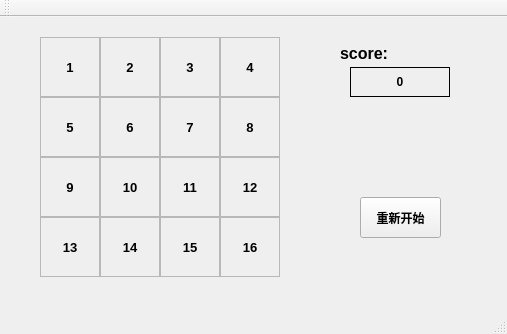
<?xml version="1.0" encoding="UTF-8"?>
<ui version="4.0">
 <class>MainWindow</class>
 <widget class="QMainWindow" name="MainWindow">
  <property name="geometry">
   <rect>
    <x>0</x>
    <y>0</y>
    <width>507</width>
    <height>334</height>
   </rect>
  </property>
  <property name="font">
   <font>
    <weight>75</weight>
    <bold>true</bold>
   </font>
  </property>
  <property name="windowTitle">
   <string>MainWindow</string>
  </property>
  <widget class="QWidget" name="centralWidget">
   <widget class="QLabel" name="label1">
    <property name="geometry">
     <rect>
      <x>40</x>
      <y>20</y>
      <width>60</width>
      <height>60</height>
     </rect>
    </property>
    <property name="minimumSize">
     <size>
      <width>60</width>
      <height>60</height>
     </size>
    </property>
    <property name="font">
     <font>
      <pointsize>10</pointsize>
     </font>
    </property>
    <property name="frameShape">
     <enum>QFrame::StyledPanel</enum>
    </property>
    <property name="text">
     <string>1</string>
    </property>
    <property name="alignment">
     <set>Qt::AlignCenter</set>
    </property>
   </widget>
   <widget class="QLabel" name="label2">
    <property name="geometry">
     <rect>
      <x>100</x>
      <y>20</y>
      <width>60</width>
      <height>60</height>
     </rect>
    </property>
    <property name="minimumSize">
     <size>
      <width>60</width>
      <height>60</height>
     </size>
    </property>
    <property name="font">
     <font>
      <pointsize>10</pointsize>
     </font>
    </property>
    <property name="frameShape">
     <enum>QFrame::StyledPanel</enum>
    </property>
    <property name="text">
     <string>2</string>
    </property>
    <property name="alignment">
     <set>Qt::AlignCenter</set>
    </property>
   </widget>
   <widget class="QLabel" name="label3">
    <property name="geometry">
     <rect>
      <x>160</x>
      <y>20</y>
      <width>60</width>
      <height>60</height>
     </rect>
    </property>
    <property name="minimumSize">
     <size>
      <width>60</width>
      <height>60</height>
     </size>
    </property>
    <property name="font">
     <font>
      <pointsize>10</pointsize>
     </font>
    </property>
    <property name="frameShape">
     <enum>QFrame::StyledPanel</enum>
    </property>
    <property name="text">
     <string>3</string>
    </property>
    <property name="alignment">
     <set>Qt::AlignCenter</set>
    </property>
   </widget>
   <widget class="QLabel" name="label4">
    <property name="geometry">
     <rect>
      <x>220</x>
      <y>20</y>
      <width>60</width>
      <height>60</height>
     </rect>
    </property>
    <property name="minimumSize">
     <size>
      <width>60</width>
      <height>60</height>
     </size>
    </property>
    <property name="font">
     <font>
      <pointsize>10</pointsize>
     </font>
    </property>
    <property name="frameShape">
     <enum>QFrame::StyledPanel</enum>
    </property>
    <property name="text">
     <string>4</string>
    </property>
    <property name="alignment">
     <set>Qt::AlignCenter</set>
    </property>
   </widget>
   <widget class="QLabel" name="label5">
    <property name="geometry">
     <rect>
      <x>40</x>
      <y>80</y>
      <width>60</width>
      <height>60</height>
     </rect>
    </property>
    <property name="minimumSize">
     <size>
      <width>60</width>
      <height>60</height>
     </size>
    </property>
    <property name="font">
     <font>
      <pointsize>10</pointsize>
     </font>
    </property>
    <property name="frameShape">
     <enum>QFrame::StyledPanel</enum>
    </property>
    <property name="text">
     <string>5</string>
    </property>
    <property name="alignment">
     <set>Qt::AlignCenter</set>
    </property>
   </widget>
   <widget class="QLabel" name="label6">
    <property name="geometry">
     <rect>
      <x>100</x>
      <y>80</y>
      <width>60</width>
      <height>60</height>
     </rect>
    </property>
    <property name="minimumSize">
     <size>
      <width>60</width>
      <height>60</height>
     </size>
    </property>
    <property name="font">
     <font>
      <pointsize>10</pointsize>
     </font>
    </property>
    <property name="frameShape">
     <enum>QFrame::StyledPanel</enum>
    </property>
    <property name="text">
     <string>6</string>
    </property>
    <property name="alignment">
     <set>Qt::AlignCenter</set>
    </property>
   </widget>
   <widget class="QLabel" name="label7">
    <property name="geometry">
     <rect>
      <x>160</x>
      <y>80</y>
      <width>60</width>
      <height>60</height>
     </rect>
    </property>
    <property name="minimumSize">
     <size>
      <width>60</width>
      <height>60</height>
     </size>
    </property>
    <property name="font">
     <font>
      <pointsize>10</pointsize>
     </font>
    </property>
    <property name="frameShape">
     <enum>QFrame::StyledPanel</enum>
    </property>
    <property name="text">
     <string>7</string>
    </property>
    <property name="alignment">
     <set>Qt::AlignCenter</set>
    </property>
   </widget>
   <widget class="QLabel" name="label8">
    <property name="geometry">
     <rect>
      <x>220</x>
      <y>80</y>
      <width>60</width>
      <height>60</height>
     </rect>
    </property>
    <property name="minimumSize">
     <size>
      <width>60</width>
      <height>60</height>
     </size>
    </property>
    <property name="font">
     <font>
      <pointsize>10</pointsize>
     </font>
    </property>
    <property name="frameShape">
     <enum>QFrame::StyledPanel</enum>
    </property>
    <property name="text">
     <string>8</string>
    </property>
    <property name="alignment">
     <set>Qt::AlignCenter</set>
    </property>
   </widget>
   <widget class="QLabel" name="label9">
    <property name="geometry">
     <rect>
      <x>40</x>
      <y>140</y>
      <width>60</width>
      <height>60</height>
     </rect>
    </property>
    <property name="minimumSize">
     <size>
      <width>60</width>
      <height>60</height>
     </size>
    </property>
    <property name="font">
     <font>
      <pointsize>10</pointsize>
     </font>
    </property>
    <property name="frameShape">
     <enum>QFrame::StyledPanel</enum>
    </property>
    <property name="text">
     <string>9</string>
    </property>
    <property name="alignment">
     <set>Qt::AlignCenter</set>
    </property>
   </widget>
   <widget class="QLabel" name="label10">
    <property name="geometry">
     <rect>
      <x>100</x>
      <y>140</y>
      <width>60</width>
      <height>60</height>
     </rect>
    </property>
    <property name="minimumSize">
     <size>
      <width>60</width>
      <height>60</height>
     </size>
    </property>
    <property name="font">
     <font>
      <pointsize>10</pointsize>
     </font>
    </property>
    <property name="frameShape">
     <enum>QFrame::StyledPanel</enum>
    </property>
    <property name="text">
     <string>10</string>
    </property>
    <property name="alignment">
     <set>Qt::AlignCenter</set>
    </property>
   </widget>
   <widget class="QLabel" name="label11">
    <property name="geometry">
     <rect>
      <x>160</x>
      <y>140</y>
      <width>60</width>
      <height>60</height>
     </rect>
    </property>
    <property name="minimumSize">
     <size>
      <width>60</width>
      <height>60</height>
     </size>
    </property>
    <property name="font">
     <font>
      <pointsize>10</pointsize>
     </font>
    </property>
    <property name="frameShape">
     <enum>QFrame::StyledPanel</enum>
    </property>
    <property name="text">
     <string>11</string>
    </property>
    <property name="alignment">
     <set>Qt::AlignCenter</set>
    </property>
   </widget>
   <widget class="QLabel" name="label12">
    <property name="geometry">
     <rect>
      <x>220</x>
      <y>140</y>
      <width>60</width>
      <height>60</height>
     </rect>
    </property>
    <property name="minimumSize">
     <size>
      <width>60</width>
      <height>60</height>
     </size>
    </property>
    <property name="font">
     <font>
      <pointsize>10</pointsize>
     </font>
    </property>
    <property name="frameShape">
     <enum>QFrame::StyledPanel</enum>
    </property>
    <property name="text">
     <string>12</string>
    </property>
    <property name="alignment">
     <set>Qt::AlignCenter</set>
    </property>
   </widget>
   <widget class="QLabel" name="label13">
    <property name="geometry">
     <rect>
      <x>40</x>
      <y>200</y>
      <width>60</width>
      <height>60</height>
     </rect>
    </property>
    <property name="minimumSize">
     <size>
      <width>60</width>
      <height>60</height>
     </size>
    </property>
    <property name="font">
     <font>
      <pointsize>10</pointsize>
     </font>
    </property>
    <property name="frameShape">
     <enum>QFrame::StyledPanel</enum>
    </property>
    <property name="text">
     <string>13</string>
    </property>
    <property name="alignment">
     <set>Qt::AlignCenter</set>
    </property>
   </widget>
   <widget class="QLabel" name="label14">
    <property name="geometry">
     <rect>
      <x>100</x>
      <y>200</y>
      <width>60</width>
      <height>60</height>
     </rect>
    </property>
    <property name="minimumSize">
     <size>
      <width>60</width>
      <height>60</height>
     </size>
    </property>
    <property name="font">
     <font>
      <pointsize>10</pointsize>
     </font>
    </property>
    <property name="frameShape">
     <enum>QFrame::StyledPanel</enum>
    </property>
    <property name="text">
     <string>14</string>
    </property>
    <property name="alignment">
     <set>Qt::AlignCenter</set>
    </property>
   </widget>
   <widget class="QLabel" name="label15">
    <property name="geometry">
     <rect>
      <x>160</x>
      <y>200</y>
      <width>60</width>
      <height>60</height>
     </rect>
    </property>
    <property name="minimumSize">
     <size>
      <width>60</width>
      <height>60</height>
     </size>
    </property>
    <property name="font">
     <font>
      <pointsize>10</pointsize>
     </font>
    </property>
    <property name="frameShape">
     <enum>QFrame::StyledPanel</enum>
    </property>
    <property name="text">
     <string>15</string>
    </property>
    <property name="alignment">
     <set>Qt::AlignCenter</set>
    </property>
   </widget>
   <widget class="QLabel" name="label16">
    <property name="geometry">
     <rect>
      <x>220</x>
      <y>200</y>
      <width>60</width>
      <height>60</height>
     </rect>
    </property>
    <property name="minimumSize">
     <size>
      <width>60</width>
      <height>60</height>
     </size>
    </property>
    <property name="font">
     <font>
      <pointsize>10</pointsize>
     </font>
    </property>
    <property name="frameShape">
     <enum>QFrame::StyledPanel</enum>
    </property>
    <property name="text">
     <string>16</string>
    </property>
    <property name="alignment">
     <set>Qt::AlignCenter</set>
    </property>
   </widget>
   <widget class="QLabel" name="score1">
    <property name="geometry">
     <rect>
      <x>340</x>
      <y>30</y>
      <width>54</width>
      <height>12</height>
     </rect>
    </property>
    <property name="font">
     <font>
      <pointsize>12</pointsize>
     </font>
    </property>
    <property name="text">
     <string>score:</string>
    </property>
   </widget>
   <widget class="QLabel" name="score2">
    <property name="geometry">
     <rect>
      <x>350</x>
      <y>50</y>
      <width>100</width>
      <height>30</height>
     </rect>
    </property>
    <property name="minimumSize">
     <size>
      <width>100</width>
      <height>30</height>
     </size>
    </property>
    <property name="frameShape">
     <enum>QFrame::Box</enum>
    </property>
    <property name="text">
     <string>0</string>
    </property>
    <property name="alignment">
     <set>Qt::AlignCenter</set>
    </property>
   </widget>
   <widget class="QPushButton" name="restartButton">
    <property name="geometry">
     <rect>
      <x>360</x>
      <y>180</y>
      <width>81</width>
      <height>41</height>
     </rect>
    </property>
    <property name="focusPolicy">
     <enum>Qt::NoFocus</enum>
    </property>
    <property name="text">
     <string>重新开始</string>
    </property>
   </widget>
  </widget>
  <widget class="QMenuBar" name="menuBar">
   <property name="geometry">
    <rect>
     <x>0</x>
     <y>0</y>
     <width>507</width>
     <height>23</height>
    </rect>
   </property>
  </widget>
  <widget class="QToolBar" name="mainToolBar">
   <attribute name="toolBarArea">
    <enum>TopToolBarArea</enum>
   </attribute>
   <attribute name="toolBarBreak">
    <bool>false</bool>
   </attribute>
  </widget>
  <widget class="QStatusBar" name="statusBar"/>
 </widget>
 <layoutdefault spacing="6" margin="11"/>
 <resources/>
 <connections/>
 <slots>
  <slot>restart()</slot>
 </slots>
</ui>
